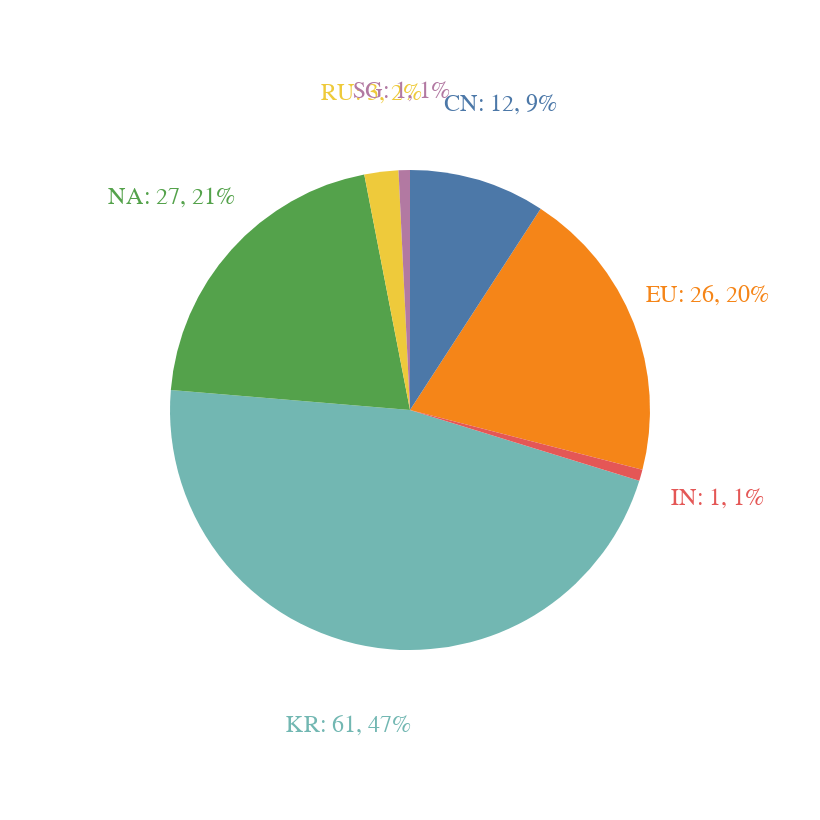

Source (notebook cell):
### Markdown cell above
### 비중 :: Piot Table

### Code cell
source = pivot
chart = getPieChart(source)
chart

### Figure 1 — Vega-Lite specification as saved in the notebook (floating-point values rounded to 4 significant figures)
{"config": {"view": {"continuousWidth": 400, "continuousHeight": 300}}, "layer": [{"mark": {"type": "arc", "outerRadius": 120}, "encoding": {"color": {"field": "리전", "legend": null, "type": "nominal"}, "theta": {"field": "합계", "stack": true, "type": "quantitative"}}}, {"mark": {"type": "text", "color": "black", "radius": 160, "size": 12}, "encoding": {"color": {"field": "리전", "legend": null, "type": "nominal"}, "text": {"field": "label", "type": "nominal"}, "theta": {"field": "합계", "stack": true, "type": "quantitative"}}, "transform": [{"calculate": "(((((datum.리전 + ': ') + datum.합계) + ', ') + datum.비중) + '%')", "as": "label"}]}], "data": {"name": "data-324c2e79a397a3ca429f81f61801027b"}, "height": 400, "width": 400, "$schema": "https://vega.github.io/schema/vega-lite/v4.17.0.json", "datasets": {"data-324c2e79a397a3ca429f81f61801027b": [{"리전": "KR", "합계": 61, "비중": 47.0}, {"리전": "NA", "합계": 27, "비중": 21.0}, {"리전": "EU", "합계": 26, "비중": 20.0}, {"리전": "CN", "합계": 12, "비중": 9.0}, {"리전": "RU", "합계": 3, "비중": 2.0}, {"리전": "IN", "합계": 1, "비중": 1.0}, {"리전": "SG", "합계": 1, "비중": 1.0}]}}
